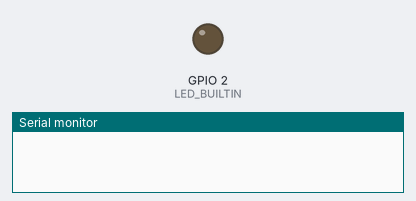
Bench run of a sketch on a simulated ESP32. Parts: output pins drawn as LEDs (lit = HIGH), the last lines printed to the serial monitor. Nothing arrives over Bluetooth unless stated.

Above: at 0.0 s.
At 1.1 s:
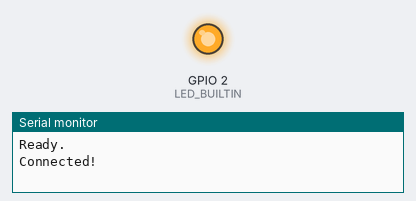
Timing chart, 0 to 2.6 s (numbered marks = the images above):
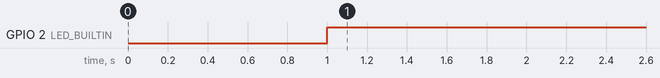

Measured:
- by itself, GPIO 2 (LED_BUILTIN): LOW → HIGH at 1.0 s

The sketch:

PS5_connect_to_esp32.ino
```cpp
#include <ps5Controller.h>
#include <Arduino.h>

#define LED_BUILTIN 2

void setup() {
  Serial.begin(115200);
  delay(1000);

  ps5.begin("48:18:8D:0C:8C:AD"); //MAC address of my ps5 controller
  Serial.println("Ready.");

  pinMode(LED_BUILTIN, OUTPUT);
}

void loop() {
  if (ps5.isConnected()) {
    Serial.println("Connected!");

    digitalWrite(LED_BUILTIN, HIGH);  // turn the LED on (HIGH is the voltage level)
    delay(3000);

  } else {
    digitalWrite(LED_BUILTIN, HIGH);  // turn the LED on (HIGH is the voltage level)
    delay(1000);                      // wait for a second
    digitalWrite(LED_BUILTIN, LOW);   // turn the LED off by making the voltage LOW
    delay(1000);                      // wait for a second
  }
}
```
